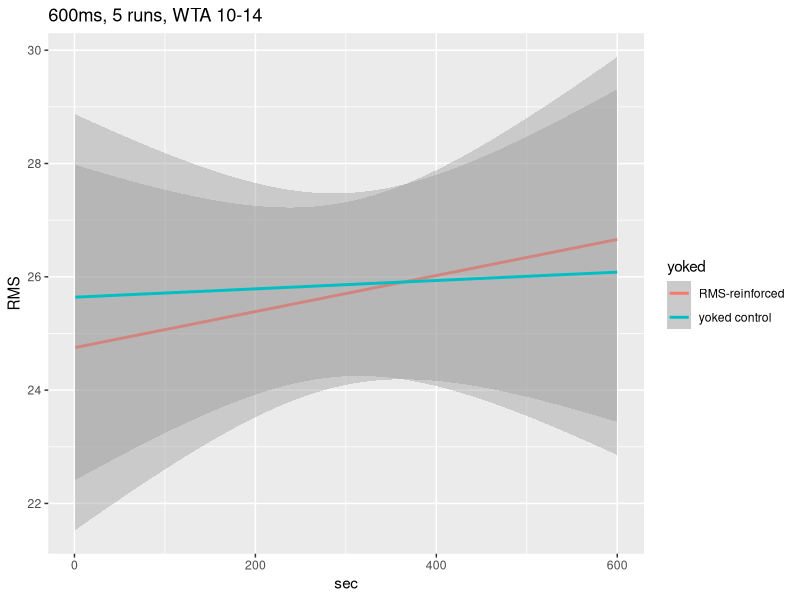

Here is the R script that generated this plot: (Note: this script raises an error after producing the figure.)
library(lme4)
library(lmerTest)
library(ggplot2)

setwd('/Users/Bubba/Desktop/COGS195/Github/RattleNN/RattleResults')
rattledata = read.csv('data.csv')
colnames(rattledata) = c("run","yoked","sec","RMS","f")
rattledata$yoked[rattledata$yoked==0] = "RMS-reinforced"
rattledata$yoked[rattledata$yoked==1] = "yoked control"

rattlelm = lmer(scale(RMS) ~ (1|run) + yoked + scale(sec) + yoked*scale(sec), data = rattledata)
summary(rattlelm)

qplot(sec,RMS,data=rattledata,main= "600ms, 5 runs, WTA 10-14", geom=c("smooth"),method ="lm",formula=y~x,color=yoked)
quartz.save("rattleresults.pdf",type="pdf")

plot(rattledata$f,rattledata$RMS, main= "600ms, 5 runs, WTA 10-14", xlab="f",ylab="RMS")
quartz.save("RMSvsf.pdf",type="pdf")
